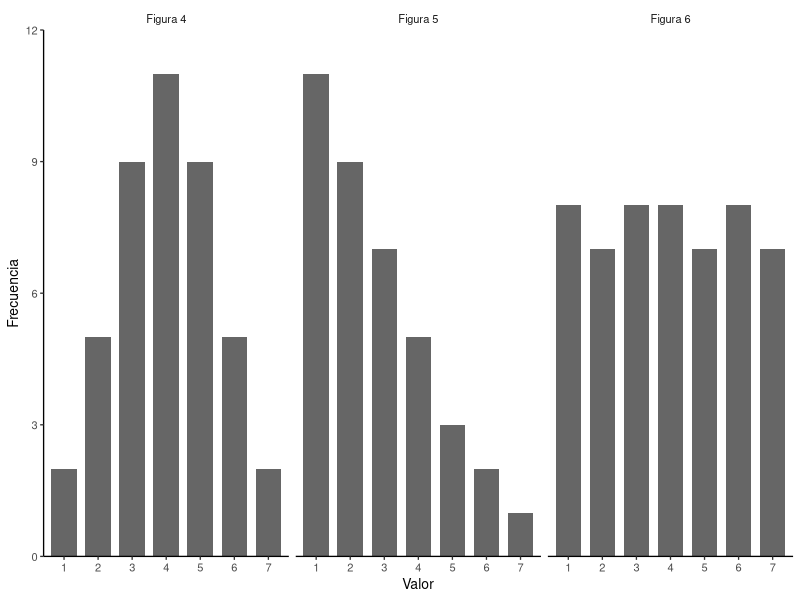
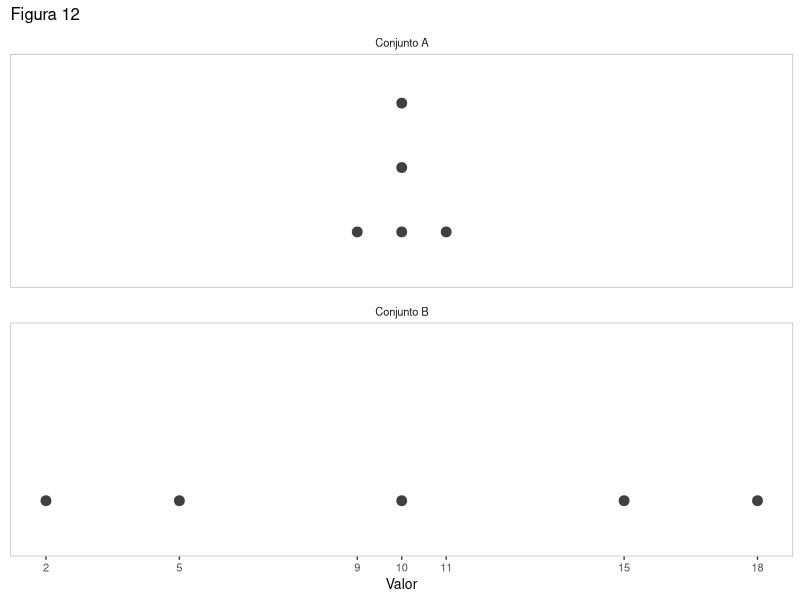
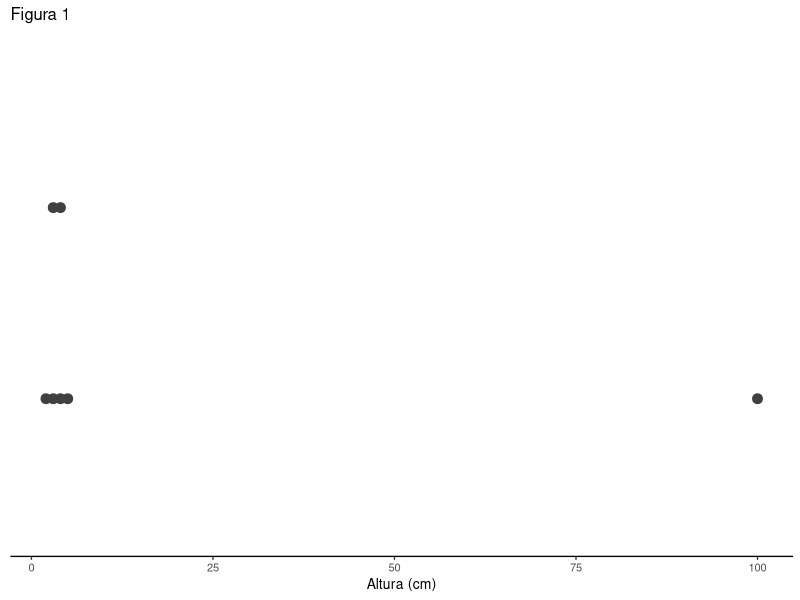
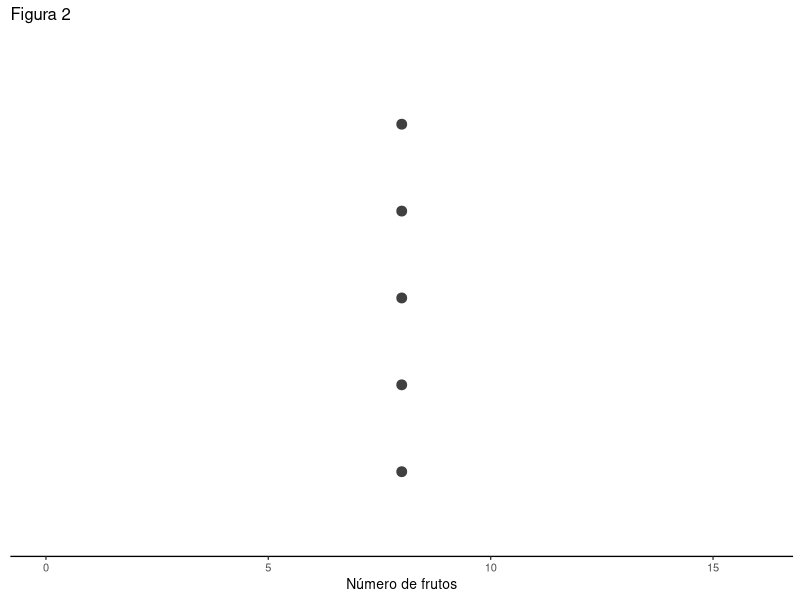
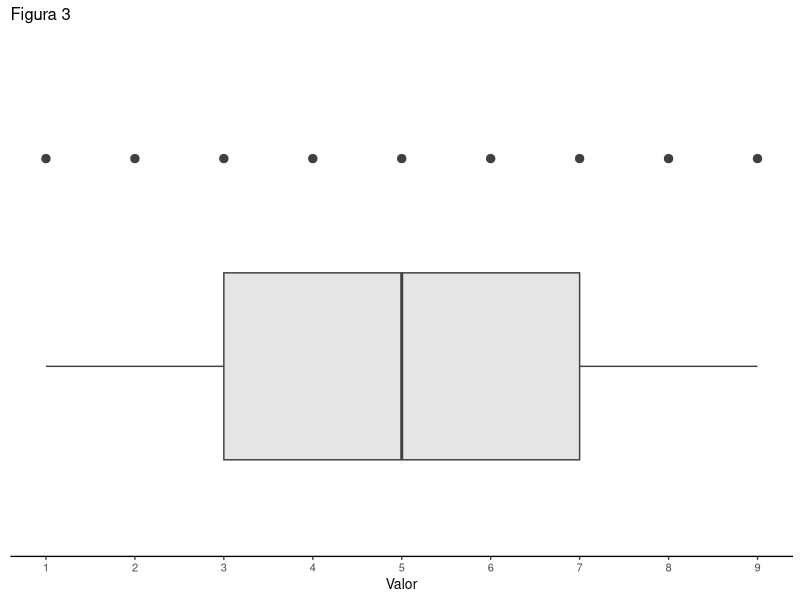
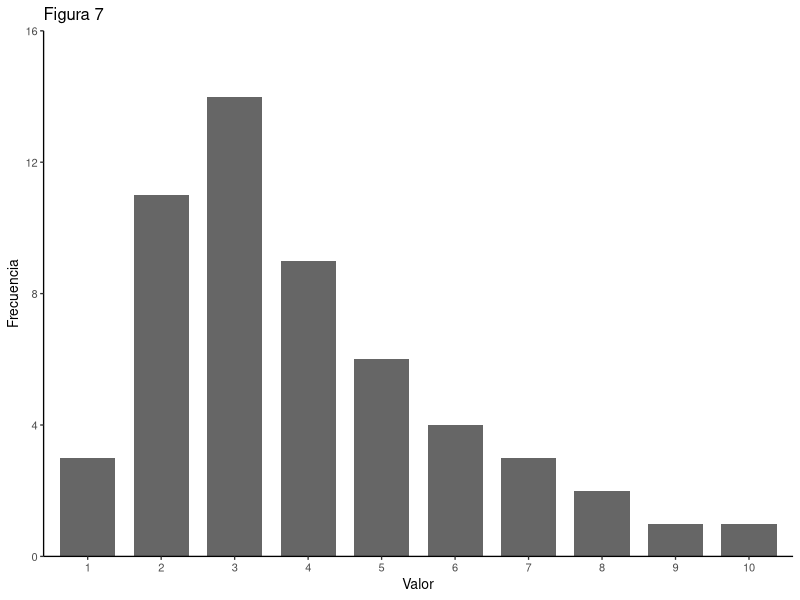
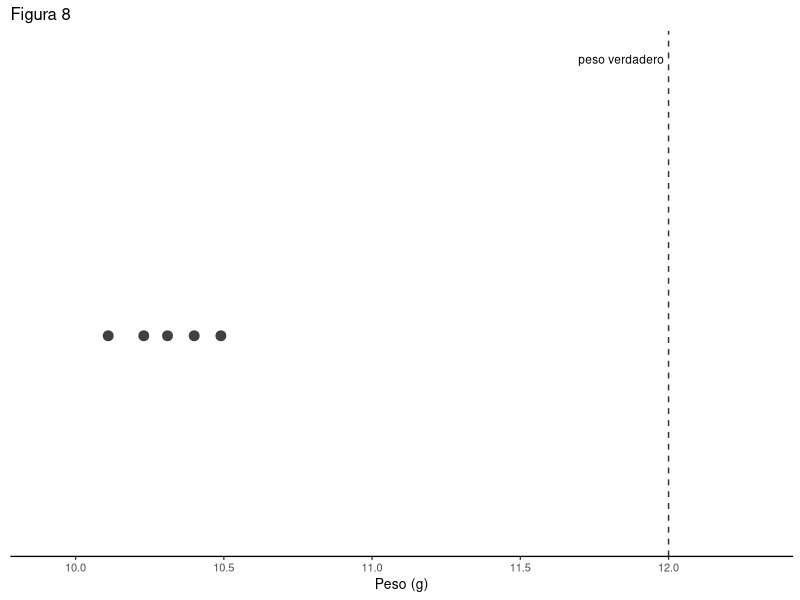
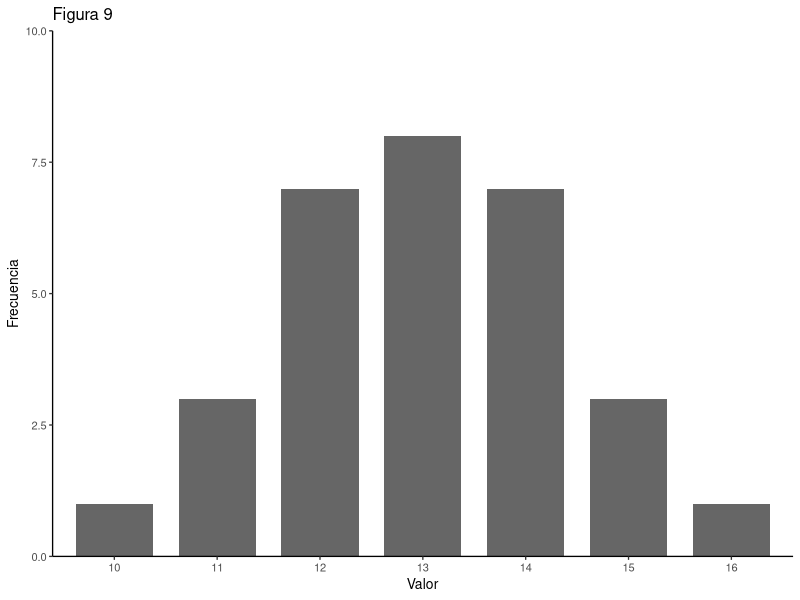

The R source for these figures, in order:
## ---- chunk 1
library(ggplot2)
library(grid)

# Barras de frecuencia
fig_barras <- function(x, y, titulo, ymax, xlab = "Valor") {
  d <- data.frame(x = factor(x, levels = x), y = y)
  ggplot(d, aes(x = x, y = y)) +
    geom_col(fill = "grey40", width = 0.75) +
    scale_y_continuous(limits = c(0, ymax), expand = c(0, 0)) +
    labs(title = titulo, x = xlab, y = "Frecuencia") +
    theme_classic(base_size = 10)
}

# Apila los valores repetidos para el diagrama de puntos
apilar <- function(v) {
  d <- data.frame(v = v)
  d$y <- ave(d$v, d$v, FUN = seq_along)
  d
}

tema_puntos <- function() {
  theme_classic(base_size = 10) +
    theme(axis.line.y = element_blank(),
          axis.ticks.y = element_blank(),
          axis.text.y = element_blank(),
          strip.background = element_blank())
}

# Diagrama de puntos de un conjunto
fig_puntos <- function(v, titulo, xlab = "Valor", linea = NULL,
                       etiqueta_linea = NULL, xlim = NULL) {
  d <- apilar(v)
  ymax <- max(2, max(d$y) + 0.8)
  p <- ggplot(d, aes(x = v, y = y)) +
    geom_point(size = 3, colour = "grey25") +
    scale_y_continuous(limits = c(0.3, ymax)) +
    labs(title = titulo, x = xlab, y = NULL) +
    tema_puntos()
  if (!is.null(linea)) {
    p <- p + geom_vline(xintercept = linea, linetype = "dashed", colour = "grey20")
    if (!is.null(etiqueta_linea)) {
      p <- p + annotate("text", x = linea, y = ymax, label = etiqueta_linea,
                        size = 3, vjust = 1, hjust = 1.05)
    }
  }
  if (!is.null(xlim)) p <- p + coord_cartesian(xlim = xlim)
  p
}

# Diagrama de puntos de dos conjuntos
fig_puntos2 <- function(a, b, titulo, xlab = "Valor",
                        etiquetas = c("Conjunto A", "Conjunto B")) {
  da <- apilar(a); da$g <- etiquetas[1]
  db <- apilar(b); db$g <- etiquetas[2]
  d <- rbind(da, db)
  d$g <- factor(d$g, levels = etiquetas)
  ggplot(d, aes(x = v, y = y)) +
    geom_point(size = 3, colour = "grey25") +
    facet_wrap(~ g, ncol = 1) +
    scale_x_continuous(breaks = sort(unique(d$v))) +
    scale_y_continuous(limits = c(0.3, max(3, max(d$y) + 0.6))) +
    labs(title = titulo, x = xlab, y = NULL) +
    tema_puntos() +
    theme(panel.border = element_rect(fill = NA, colour = "grey70"),
          panel.spacing = unit(0.6, "lines"),
          axis.line.x = element_blank())
}

# Diagrama de caja con las observaciones
fig_caja <- function(v, titulo, xlab = "Valor") {
  d <- data.frame(v = v)
  ggplot(d, aes(x = 1, y = v)) +
    geom_boxplot(width = 0.45, fill = "grey90", colour = "grey25",
                 outlier.shape = NA) +
    geom_point(aes(x = 1.5), size = 2.5, colour = "grey25") +
    scale_x_continuous(limits = c(0.6, 1.75)) +
    scale_y_continuous(breaks = seq(min(v), max(v), by = 1)) +
    coord_flip() +
    labs(title = titulo, x = NULL, y = xlab) +
    theme_classic(base_size = 10) +
    theme(axis.line.y = element_blank(),
          axis.ticks.y = element_blank(),
          axis.text.y = element_blank())
}

# Guarda la figura y la coloca flotando a la derecha del texto
flotar_figura <- function(p, nombre, ancho, alto) {
  dir.create("figs", showWarnings = FALSE)
  archivo <- file.path("figs", paste0(nombre, ".png"))
  ggsave(archivo, p, width = ancho, height = alto, dpi = 300)
  if (knitr::is_latex_output()) {
    cat(sprintf(
      "\\begin{wrapfigure}{r}{%.2fin}\n\\vspace{-14pt}\n\\includegraphics[width=%.2fin]{%s}\n\\vspace{-20pt}\n\\end{wrapfigure}\n",
      ancho + 0.15, ancho, archivo))
  } else {
    cat(sprintf(
      "<div style=\"float:right; width:46%%; margin:0 0 0.6em 1em;\"><img src=\"%s\" style=\"width:100%%\"></div>\n",
      archivo))
  }
}

# Tres distribuciones en una sola fila
fig_tres <- function() {
  d <- rbind(
    data.frame(fig = "Figura 4", x = 1:7, y = c(2, 5, 9, 11, 9, 5, 2)),
    data.frame(fig = "Figura 5", x = 1:7, y = c(11, 9, 7, 5, 3, 2, 1)),
    data.frame(fig = "Figura 6", x = 1:7, y = c(8, 7, 8, 8, 7, 8, 7)))
  ggplot(d, aes(x = factor(x), y = y)) +
    geom_col(fill = "grey40", width = 0.75) +
    facet_wrap(~ fig, nrow = 1) +
    scale_y_continuous(limits = c(0, 12), expand = c(0, 0)) +
    labs(x = "Valor", y = "Frecuencia") +
    theme_classic(base_size = 10) +
    theme(strip.background = element_blank())
}

# Observaciones de una muestra con el intervalo de confianza del promedio
fig_ic <- function(titulo, xlab = "Largo de la hoja (cm)") {
  v <- c(2.0, 2.5, 2.5, 3.0, 3.0, 3.5, 3.5, 3.5, 4.0, 4.0,
         4.0, 4.0, 4.5, 4.5, 4.5, 4.5, 5.0, 5.0, 5.0, 5.0,
         5.0, 5.5, 5.5, 5.5, 5.5, 6.0, 6.0, 6.0, 6.0, 6.5,
         6.5, 6.5, 7.0, 7.0, 7.5, 7.5, 8.0, 8.0, 8.5, 9.0)
  d <- apilar(v)
  ggplot(d, aes(x = v, y = y)) +
    geom_point(size = 2.4, colour = "grey45") +
    annotate("segment", x = 4.2, xend = 5.8, y = -0.9, yend = -0.9,
             colour = "black") +
    annotate("point", x = c(4.2, 5.0, 5.8), y = -0.9, size = 2.2) +
    annotate("text", x = 5.0, y = -2.1, size = 3,
             label = "intervalo de confianza de 95% del promedio") +
    scale_y_continuous(limits = c(-2.6, max(d$y) + 0.6)) +
    labs(title = titulo, x = xlab, y = NULL) +
    tema_puntos()
}
## ---- chunk 2
if (file.exists("logo_uprh.png")) knitr::include_graphics("logo_uprh.png")
## ---- chunk 3
flotar_figura(fig_puntos(c(2, 3, 3, 4, 4, 5, 100), titulo = "Figura 1", xlab = "Altura (cm)"),
              "fig1", 3.3, 1.03)
## ---- chunk 4
flotar_figura(fig_puntos(c(8, 8, 8, 8, 8), titulo = "Figura 2", xlab = "Número de frutos", xlim = c(0, 16)),
              "fig2", 3.3, 1.03)
## ---- chunk 5
flotar_figura(fig_caja(1:9, titulo = "Figura 3"),
              "fig3", 3.3, 1.11)
## ---- chunk 6
fig_tres()
## ---- chunk 7
flotar_figura(fig_barras(x = c(1, 2, 3, 4, 5, 6, 7, 8, 9, 10), y = c(3, 11, 14, 9, 6, 4, 3, 2, 1, 1), titulo = "Figura 7", ymax = 16),
              "fig7", 3.3, 1.65)
## ---- chunk 8
flotar_figura(fig_puntos(c(10.11, 10.23, 10.31, 10.40, 10.49), titulo = "Figura 8", xlab = "Peso (g)", linea = 12.0, etiqueta_linea = "peso verdadero", xlim = c(9.9, 12.3)),
              "fig8", 3.3, 1.11)
## ---- chunk 9
flotar_figura(fig_barras(x = c(10, 11, 12, 13, 14, 15, 16), y = c(1, 3, 7, 8, 7, 3, 1), titulo = "Figura 9", ymax = 10),
              "fig9", 3.3, 1.65)
## ---- chunk 10
flotar_figura(fig_ic(titulo = "Figura 10"),
              "fig10", 3.3, 1.61)
## ---- chunk 11
flotar_figura(fig_puntos2(a = c(1, 5, 5, 5, 9), b = c(1, 1, 5, 9, 9), titulo = "Figura 11"),
              "fig11", 3.3, 1.61)
## ---- chunk 12
fig_puntos2(a = c(9, 10, 10, 10, 11),
            b = c(2, 5, 10, 15, 18),
            titulo = "Figura 12")
